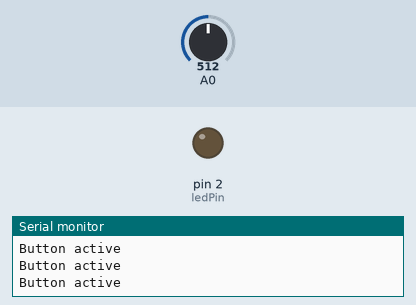
A sketch run on a simulated Arduino Uno, built with avr-gcc and run on an emulated ATmega328P. Parts: output pins drawn as LEDs (lit = HIGH), the last lines printed to the serial monitor. Inputs (shaded band) come from the test bench; at power-on: A0 = 512.

Above: at 1.2 s.
1.3 s: A0 set to 413
4.3 s: A0 set to 388
At 5.4 s:
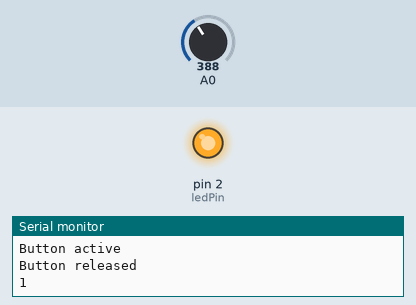
Timing chart, 0 to 7.3 s (numbered marks = the images above; inputs shaded):
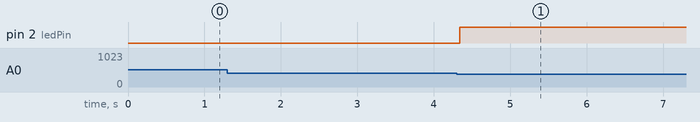

The sketch:

main.ino
```cpp
const int ledPin = 2;

void setup() {
  pinMode(ledPin, OUTPUT);

  Serial.begin(9600);
}

bool buttonEnable = false;
bool state = false;
void loop() {
    int keyVal = analogRead(0);

    // Get button state, I want to know when tu button is releaed
    while(keyVal > 400){
      keyVal = analogRead(0);
      // Serial.println(keyVal);

      Serial.println("Button active");
      buttonEnable = true;
    }

    if (buttonEnable){
      Serial.println("Button released");
      buttonEnable = false;
      state = !state; //button released = change the state
      Serial.println(state);
    }

    if(state == 1){
      digitalWrite(ledPin, HIGH);
    }else{
      digitalWrite(ledPin, LOW);
    }

    delay(200);
}
```

Measured:
- the behaviour switches between 401 and 400 on A0 (found by bisection; images 0 and 1)
- after the input at 4.3 s, pin 2 (ledPin): LOW → HIGH at once
